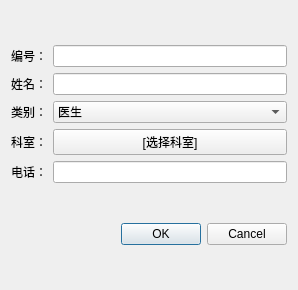
<?xml version="1.0" encoding="UTF-8"?>
<ui version="4.0">
 <class>PsmDlgDoctor</class>
 <widget class="QDialog" name="PsmDlgDoctor">
  <property name="geometry">
   <rect>
    <x>0</x>
    <y>0</y>
    <width>298</width>
    <height>290</height>
   </rect>
  </property>
  <property name="windowTitle">
   <string>医护人员信息</string>
  </property>
  <layout class="QVBoxLayout" name="verticalLayout" stretch="1,0">
   <item>
    <layout class="QGridLayout" name="gridLayout">
     <item row="2" column="0">
      <widget class="QLabel" name="label_3">
       <property name="text">
        <string>类别：</string>
       </property>
      </widget>
     </item>
     <item row="0" column="0">
      <widget class="QLabel" name="label">
       <property name="text">
        <string>编号：</string>
       </property>
      </widget>
     </item>
     <item row="2" column="1">
      <widget class="QComboBox" name="cmbDoctorType">
       <item>
        <property name="text">
         <string>医生</string>
        </property>
       </item>
       <item>
        <property name="text">
         <string>护士</string>
        </property>
       </item>
      </widget>
     </item>
     <item row="1" column="0">
      <widget class="QLabel" name="label_2">
       <property name="text">
        <string>姓名：</string>
       </property>
      </widget>
     </item>
     <item row="3" column="0">
      <widget class="QLabel" name="label_4">
       <property name="text">
        <string>科室：</string>
       </property>
      </widget>
     </item>
     <item row="0" column="1">
      <widget class="QLineEdit" name="leDoctorID"/>
     </item>
     <item row="1" column="1">
      <widget class="QLineEdit" name="leDoctorName"/>
     </item>
     <item row="3" column="1">
      <widget class="QPushButton" name="pbDoctorDepart">
       <property name="text">
        <string>[选择科室]</string>
       </property>
      </widget>
     </item>
     <item row="4" column="0">
      <widget class="QLabel" name="label_5">
       <property name="text">
        <string>电话：</string>
       </property>
      </widget>
     </item>
     <item row="4" column="1">
      <widget class="QLineEdit" name="leDoctorPhone"/>
     </item>
    </layout>
   </item>
   <item>
    <widget class="QDialogButtonBox" name="buttonBox">
     <property name="orientation">
      <enum>Qt::Horizontal</enum>
     </property>
     <property name="standardButtons">
      <set>QDialogButtonBox::Cancel|QDialogButtonBox::Ok</set>
     </property>
    </widget>
   </item>
  </layout>
 </widget>
 <resources/>
 <connections>
  <connection>
   <sender>buttonBox</sender>
   <signal>accepted()</signal>
   <receiver>PsmDlgDoctor</receiver>
   <slot>accept()</slot>
   <hints>
    <hint type="sourcelabel">
     <x>248</x>
     <y>254</y>
    </hint>
    <hint type="destinationlabel">
     <x>157</x>
     <y>274</y>
    </hint>
   </hints>
  </connection>
  <connection>
   <sender>buttonBox</sender>
   <signal>rejected()</signal>
   <receiver>PsmDlgDoctor</receiver>
   <slot>reject()</slot>
   <hints>
    <hint type="sourcelabel">
     <x>316</x>
     <y>260</y>
    </hint>
    <hint type="destinationlabel">
     <x>286</x>
     <y>274</y>
    </hint>
   </hints>
  </connection>
 </connections>
</ui>
